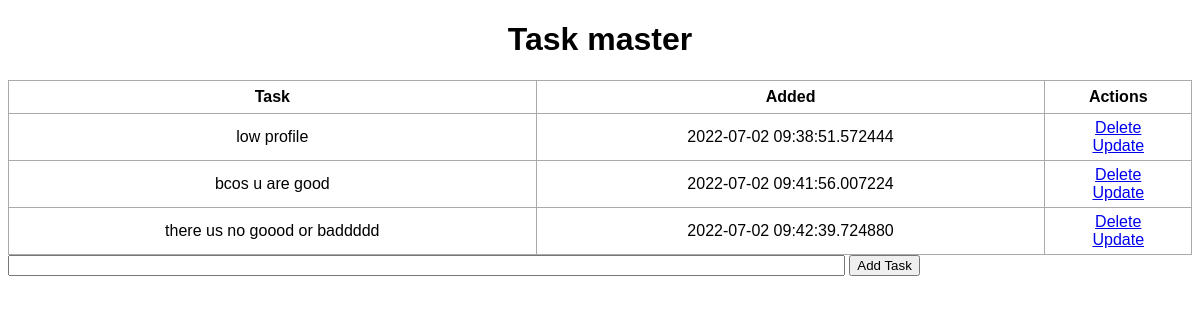
Before: / with the older database file.
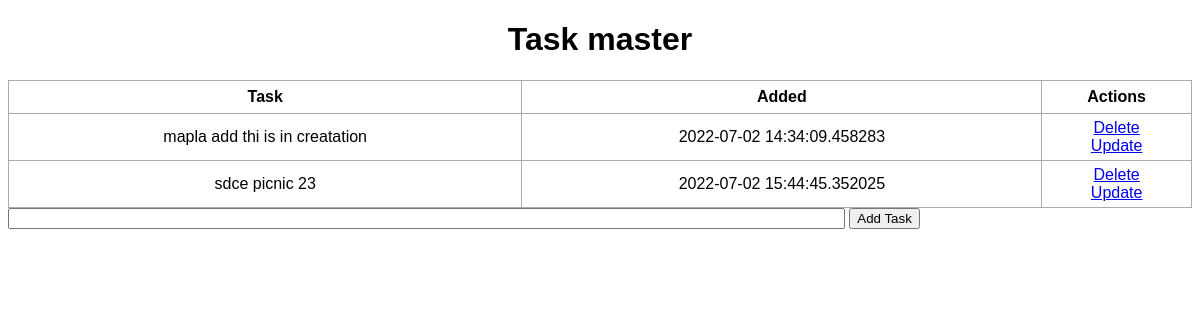
After: the same page with the newer database file.
### server.py (models this page shows, shortened)
class finalDB(db.Model):
    id = db.Column(db.Integer, primary_key=True)
    content = db.Column(db.String(200), nullable=False)
    timethis = db.Column(db.DateTime, default=datetime.utcnow)

### server.py (the view)
@app.route('/', methods=['POST', 'GET'])
def index():
    if request.method == 'POST':
        task_content = request.form['content']
        new_task = finalDB(content=task_content)
        try:
            db.session.add(new_task)
            db.session.commit()
            return redirect('/')
        except:
            return 'There was an issue adding your task'
    else:
        tasks = finalDB.query.order_by(finalDB.timethis).all()
        return render_template('index.html', tasks=tasks)

### templates/index.html (shortened to what this page needs)
<!DOCTYPE html>
<html lang="en">
<head>
    <link rel="stylesheet" href ="{{ url_for('static', filename='style/main.css')  }}">
</head>
{% block body %}
<div class = "content">
    <h1 style="text-align: center">Task master</h1>
    <table>
        <tr>
            <th>Task</th>
            <th>Added</th>
            <th>Actions</th>
        </tr>
        {% for task in tasks %}
            <tr>
                <td>{{ task.content }}</td>
                <td>{{ task.timethis }}</td>
                <td>
                    <a href="/delete/{{task.id}}">Delete</a>
                    <br>
                    <a href="/update/{{task.id}}">Update</a>
                </td>
            </tr>
        {% endfor %}
    </table>
    <form action="/" method ="POST">
         <input type="text" name="content" id="content">
        <input type="submit" value="Add Task">
    </form>
</div>
{% endblock %}
</html>

### static/style/main.css (style rules this page uses)
table, td, th { border: 1px solid #aaa; }
table { border-collapse: collapse; width: 100%; }
th { height: 30px; }
td { text-align: center; padding: 5px; }
#content { width: 70%; }

Changed rows visible on the page:
removed finalDB: content "low profile", timethis "2022-07-02 09:38:51.572444"
removed finalDB: content "bcos u are good", timethis "2022-07-02 09:41:56.007224"
removed finalDB: content "there us no goood or baddddd", timethis "2022-07-02 09:42:39.724880"
added finalDB: content "mapla add thi is in creatation", timethis "2022-07-02 14:34:09.458283"
added finalDB: content "sdce picnic 23", timethis "2022-07-02 15:44:45.352025"
